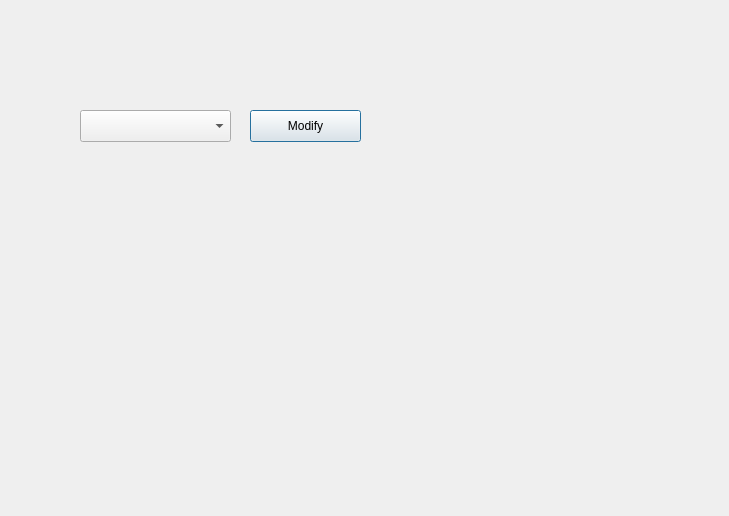
<?xml version="1.0" encoding="UTF-8"?>
<ui version="4.0">
 <class>ManageStadiums</class>
 <widget class="QDialog" name="ManageStadiums">
  <property name="geometry">
   <rect>
    <x>0</x>
    <y>0</y>
    <width>729</width>
    <height>516</height>
   </rect>
  </property>
  <property name="windowTitle">
   <string>Dialog</string>
  </property>
  <widget class="QComboBox" name="stadium_cbox">
   <property name="geometry">
    <rect>
     <x>80</x>
     <y>110</y>
     <width>151</width>
     <height>32</height>
    </rect>
   </property>
  </widget>
  <widget class="QPushButton" name="modify_button">
   <property name="geometry">
    <rect>
     <x>250</x>
     <y>110</y>
     <width>111</width>
     <height>32</height>
    </rect>
   </property>
   <property name="text">
    <string>Modify</string>
   </property>
  </widget>
 </widget>
 <resources/>
 <connections/>
</ui>
